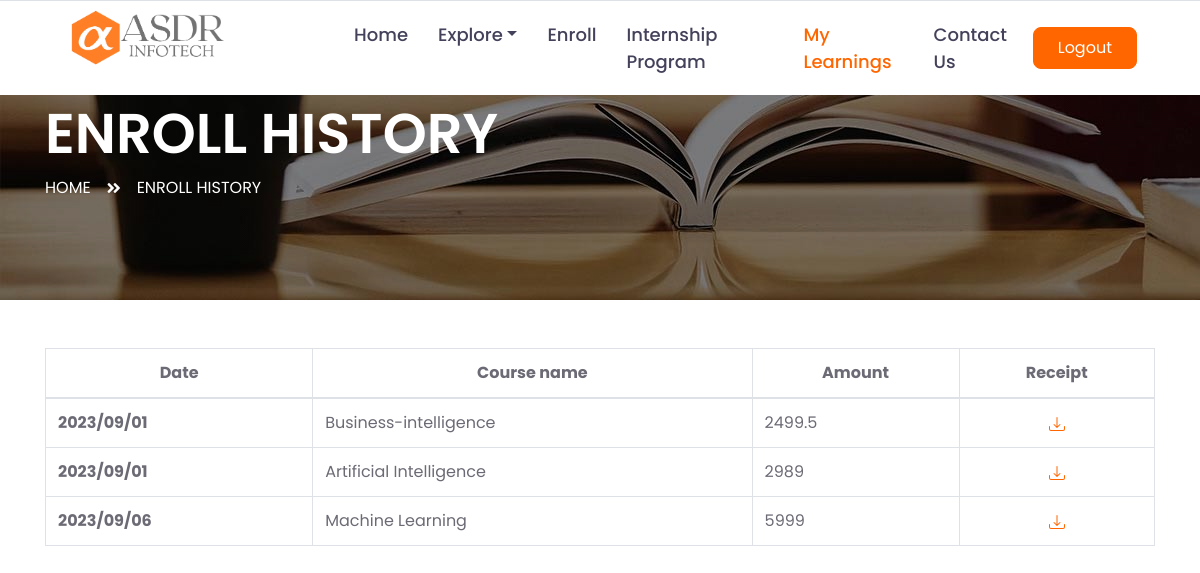
Screenshot of /courseEnrollHistory.php (signed in) with the database file from the repository.
### tables this page shows
CREATE TABLE `payment_status` (
  `payment_id` int(50) NOT NULL,
  `student_id` int(50) NOT NULL,
  `course_id` int(50) NOT NULL,
  `coupon_code` varchar(20) NOT NULL DEFAULT 'NA',
  `amount_pay` float NOT NULL DEFAULT 0,
  `gen_paymentid` varchar(50) NOT NULL,
  `payment_status` varchar(50) NOT NULL,
  `payment_datetime` timestamp NOT NULL DEFAULT current_timestamp()
);

CREATE TABLE `courses` (
  `course_id` int(11) NOT NULL,
  `course_name` varchar(255) DEFAULT NULL,
  `course_duration` varchar(20) NOT NULL,
  `startdate` date NOT NULL,
  `enddate` date NOT NULL,
  `starttime` varchar(50) DEFAULT NULL,
  `endtime` varchar(50) NOT NULL,
  `cource_amount` int(10) NOT NULL DEFAULT 0,
  `syllabus_type` varchar(30) NOT NULL,
  `course_description` text NOT NULL,
  `course_img` varchar(50) NOT NULL,
  `status` varchar(25) NOT NULL DEFAULT 'active'
);

### courseEnrollHistory.php (the view, shortened to what this page needs)
<?php
    include '_dbConnect.php';
?>
<?php
$user_type = $_SESSION['user_type'] ?? '';
$user_id = $_SESSION['user_id'] ?? '';
?>
<?php
$fetchSname = "select * from users where user_id = $user_id";
$queryFetchSname = mysqli_query($conn, $fetchSname);
$RowFetchSname = mysqli_fetch_assoc($queryFetchSname);
$SName = $RowFetchSname['name'];
?>
<!DOCTYPE html>
<html lang="en">
<head>
    <link href="https://cdnjs.cloudflare.com/ajax/libs/font-awesome/5.10.0/css/all.min.css" rel="stylesheet">
    <link href="lib/owlcarousel/assets/owl.carousel.min.css" rel="stylesheet">
    <link href="css/style.css" rel="stylesheet">
</head>
<body>
    <div class="container-fluid">
        <div class="row border-top px-xl-5"
            style="position: fixed; top: 0;width: 100%; z-index: 9999; background-color: white;">
            <div class="col-lg-3 d-none d-lg-block">
                <a href="index.php"><img src="img/ASDR LOGO.png" style="width: 166px; padding: 3px;"></a>
            </div>
            <div class="col-lg-9">
                <nav class="navbar navbar-expand-lg bg-light navbar-light py-3 py-lg-0 px-0"
                    style="padding-top: 0rem !important; padding-bottom: 0rem !important;">
                    <div class="collapse navbar-collapse justify-content-between" id="navbarCollapse">
                        <div class="navbar-nav py-0">
                            <?php
                            if ($user_type !== 'student' && $user_type !== 'teacher') {
                                echo '
                                <a href="index" class="nav-item nav-link ">Home</a>
                                <a href="about" class="nav-item nav-link ">About</a>
                                <div class="nav-item dropdown">
                                <a class="nav-link dropdown-toggle" href="#" id="coursesDropdown" role="button"
                                    data-toggle="dropdown" aria-haspopup="true" aria-expanded="false">Explore</a>
                                <div class="dropdown-menu" aria-labelledby="coursesDropdown">
                                    <div class="dropdown-submenu dropright">
                                        <a class="dropdown-item dropdown-toggle" href="#" id="softwareDropdown"
                                            data-toggle="dropdown">Software Courses</a>
                                        <div class="dropdown-menu">
                                            <a class="dropdown-item" href="webfullstack">Full Stack Web
                                                Development</a>
                                            <a class="dropdown-item" href="javafullstack">Full Stack Java
                                                Development</a>
                                            <a class="dropdown-item" href="frontend">Frontend Development</a>
                                            <a class="dropdown-item" href="java">Java</a>
                                            <a class="dropdown-item" href="python">Python</a>
                                            <a class="dropdown-item" href="phpcourse">PHP</a>
                                            <a class="dropdown-item" href="dotnet">.Net C#</a>
                                            <a class="dropdown-item" href="cpp">c/c++</a>
                                            <a class="dropdown-item" href="databaselanguage">Database</a>
                                        </div>
                                    </div>
                                    <div class="dropdown-submenu dropright">
                                        <a class="dropdown-item dropdown-toggle" href="#" id="testingDropdown"
                                            data-toggle="dropdown">Testing Courses</a>
                                        <div class="dropdown-menu">
                                            <a class="dropdown-item" href="softwaretesting">Manual/Automation
                                                Testing</a>
                                        </div>
                                    </div>
                                    <div class="dropdown-submenu dropright">
                                        <a class="dropdown-item dropdown-toggle" href="#" id="marketingDropdown"
                                            data-toggle="dropdown">Marketing Courses</a>
                                        <div class="dropdown-menu">
                                            <a class="dropdown-item" href="digitalmarketing">Digital Marketing</a>
                                            <a class="dropdown-item" href="salesandmarketing">Sales and
                                                Marketing</a>
                                        </div>
                                    </div>
                                    <div class="dropdown-submenu dropright">
                                        <a class="dropdown-item dropdown-toggle" href="#" id="erpDropdown"
                                            data-toggle="dropdown">ERP Trainings</a>
                                        <div class="dropdown-menu">
                                            <a class="dropdown-item" href="erp">ERP Foundation</a>
                                            <a class="dropdown-item" href="erpsap">ERP(SAP) Advance</a>
                                        </div>
                                    </div>
                                    <div class="dropdown-submenu dropright">
                                        <a class="dropdown-item dropdown-toggle" href="#" id="fastTrackDropdown"
                                            data-toggle="dropdown">IT Fast Track Program</a>
                                        <div class="dropdown-menu">
                                            <a class="dropdown-item" href="itbridge">IT Bridge Program</a>
                                            <a class="dropdown-item" href="itentrylevel">IT Entry Level Program</a>
                                        </div>
                                    </div>
                                    <div class="dropdown-submenu dropright">
                                        <a class="dropdown-item dropdown-toggle" href="#" id="interviewDropdown"
                                            data-toggle="dropdown">Interview Skills</a>
                                        <div class="dropdown-menu">
                                            <a class="dropdown-item" href="skills">Softskills</a>
                                        </div>
                                    </div>
                                    <div class="dropdown-submenu dropright">
                                        <a class="dropdown-item dropdown-toggle" href="#" id="interviewDropdown"
                                            data-toggle="dropdown">Data Science</a>
                                        <div class="dropdown-menu">
                                            <a class="dropdown-item" href="datascience">Data Science</a>
                                        </div>
                                    </div>
                                    <div class="dropdown-submenu dropright">
                                        <a class="dropdown-item dropdown-toggle" href="#" id="interviewDropdown"
                                            data-toggle="dropdown">Artificial Intelligence</a>
                                        <div class="dropdown-menu">
                                            <a class="dropdown-item" href="machinelearning">Machine Learning</a>
                                        </div>
                                    </div>
                                </div>
                            </div>
                            <a href="course" class="nav-item nav-link ">Enroll</a>
                            <a href="internship" class="nav-item nav-link ">Internship Program</a>
                            <a href="gallery" class="nav-item nav-link">Events & Media</a>
                            <a href="contact" class="nav-item nav-link">Contact</a>
                                ';
                            } elseif ($user_type == 'student') {
                                echo '
                                <a href="index" class="nav-item nav-link ">Home</a>
                                <div class="nav-item dropdown">
                                <a class="nav-link dropdown-toggle" href="#" id="coursesDropdown" role="button"
                                    data-toggle="dropdown" aria-haspopup="true" aria-expanded="false">Explore</a>
                            </div>
                            <a href="course" class="nav-item nav-link ">Enroll</a>
                            <a href="internship" class="nav-item nav-link ">Internship Program</a>
                            <a href="enroll" class="nav-item nav-link active">My Learnings</a>
                            <a href="contact" class="nav-item nav-link">Contact Us</a>
                                ';
                            }
                            ?>
                        </div>
                        <?php
                        if (isset($_SESSION['user_id'])) {
                            echo '<a class="btn btn-primary py-2 px-4 ml-auto d-none d-lg-block" href="logout">Logout</a>';
                        } else {
                            echo '<a class="btn btn-primary py-2 px-4 ml-auto d-none d-lg-block" href="#login-modal" data-toggle="modal">Login</a>';
                        }
                        ?>
                    </div>
                </nav>
            </div>
        </div>
    </div>
    <div class="container-fluid page-header" style="margin-bottom: 0px;">
        <div class="container">
            <div class="d-flex flex-column justify-content-center" style="min-height: 300px">
                <h3 class="display-4 text-white text-uppercase">Enroll History</h3>
                <div class="d-inline-flex text-white">
                    <p class="m-0 text-uppercase"><a class="text-white" href="index.html">Home</a></p>
                    <i class="fa fa-angle-double-right pt-1 px-3"></i>
                    <p class="m-0 text-uppercase">Enroll History</p>
                </div>
            </div>
        </div>
    </div>
    <div class="container-fluid py-5" style=" padding-top: 0rem !important; padding-bottom: 0rem !important;">
        <div class="container py-5">
            <div class="table-responsive">
                <table class="table table-bordered">
                    <thead>
                        <tr>
                            <th scope="col" class="text-center">Date</th>
                            <th scope="col" class="text-center">Course name</th>
                            <th scope="col" class="text-center">Amount</th>
                            <th scope="col" class="text-center">Receipt</th>
                        </tr>
                    </thead>
                    <tbody>
                        <?php
                        $select = "select * from payment_status where student_id = $user_id";
                        $query = mysqli_query($conn, $select);
                        while ($row = mysqli_fetch_assoc($query)) {
                            $courseid = $row['course_id'];
                            $fetchCname = "select * from payment_status where student_id = $user_id AND course_id = $courseid";
                            $queryFetchCname = mysqli_query($conn, $fetchCname);
                            $rowQueryFetchCname = mysqli_fetch_assoc($queryFetchCname);
                            $selectCourname = "select * from courses where course_id = $courseid";
                            $queryefetchh = mysqli_query($conn, $selectCourname);
                            $fetcgSelectCourname = mysqli_fetch_assoc($queryefetchh);
                            $cname = $fetcgSelectCourname['course_name'];
                            $cAmount = $rowQueryFetchCname['amount_pay'];
                            $cdate = $row['payment_datetime'];
                            $formatedCDate = date_format(date_create($cdate), 'Y/m/d');
                            echo '
                            <tr>
                                <th scope="row">' . $formatedCDate . '</th>
                                <td>' . $cname . '</td>
                                <td>' . $cAmount . '</td>
                                <td>
                                    <a href="printReceipt.php?sname='.$SName.'&cname='.$cname.'&cid='.$courseid.'&sId='.$user_id.'">
                                        <center>
                                            <svg xmlns="http://www.w3.org/2000/svg" width="16" height="16" fill="currentColor" class="bi bi-download" viewBox="0 0 16 16">
                                            <path d="M.5 9.9a.5.5 0 0 1 .5.5v2.5a1 1 0 0 0 1 1h12a1 1 0 0 0 1-1v-2.5a.5.5 0 0 1 1 0v2.5a2 2 0 0 1-2 2H2a2 2 0 0 1-2-2v-2.5a.5.5 0 0 1 .5-.5z"/>
                                            <path d="M7.646 11.854a.5.5 0 0 0 .708 0l3-3a.5.5 0 0 0-.708-.708L8.5 10.293V1.5a.5.5 0 0 0-1 0v8.793L5.354 8.146a.5.5 0 1 0-.708.708l3 3z"/>
                                        </center>
                                    </a>
                                </td>
                            </tr>
                            ';
                        }
                        ?>
                    </tbody>
                </table>
            </div>
        </div>
    </div>
</body>
</html>

### rows the page displays
payment_status: payment_datetime "2023/09/01", course.course_name "Business-intelligence", amount_pay "2499.5"
payment_status: payment_datetime "2023/09/01", course.course_name "Artificial Intelligence", amount_pay "2989"
payment_status: payment_datetime "2023/09/06", course.course_name "Machine Learning", amount_pay "5999"
